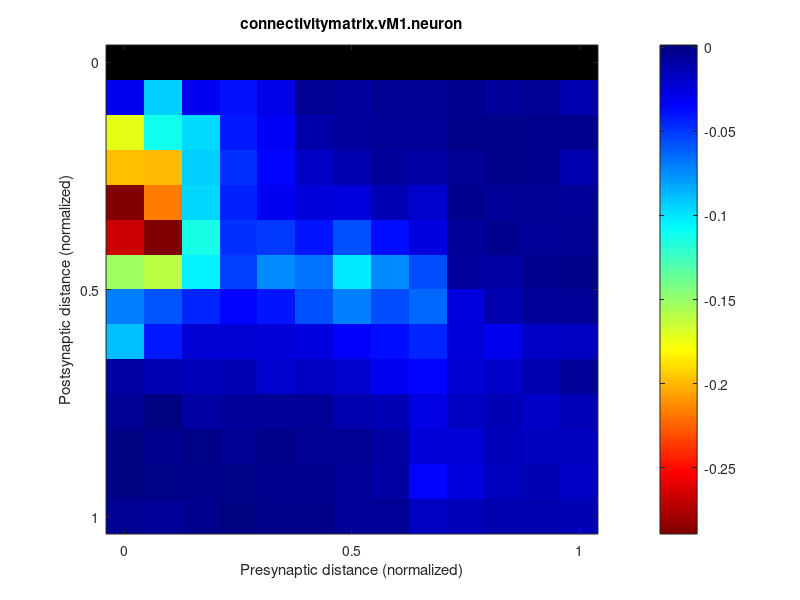
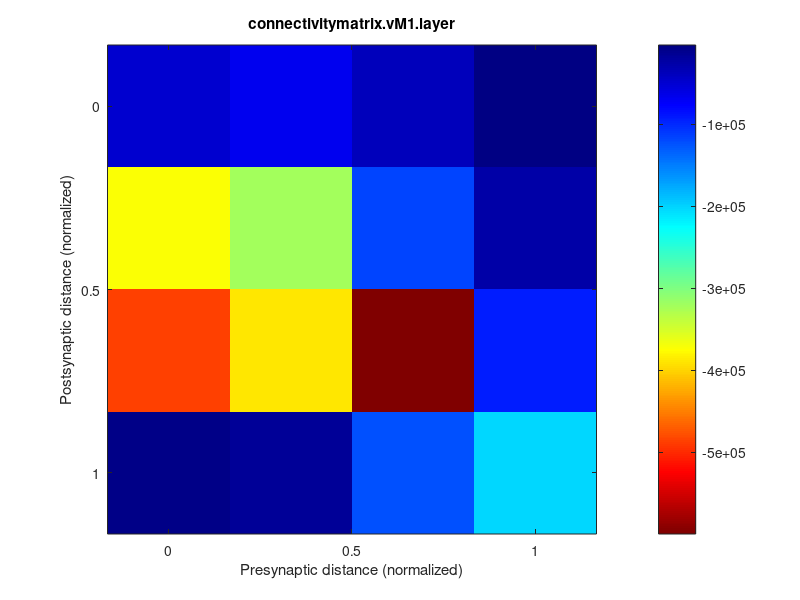
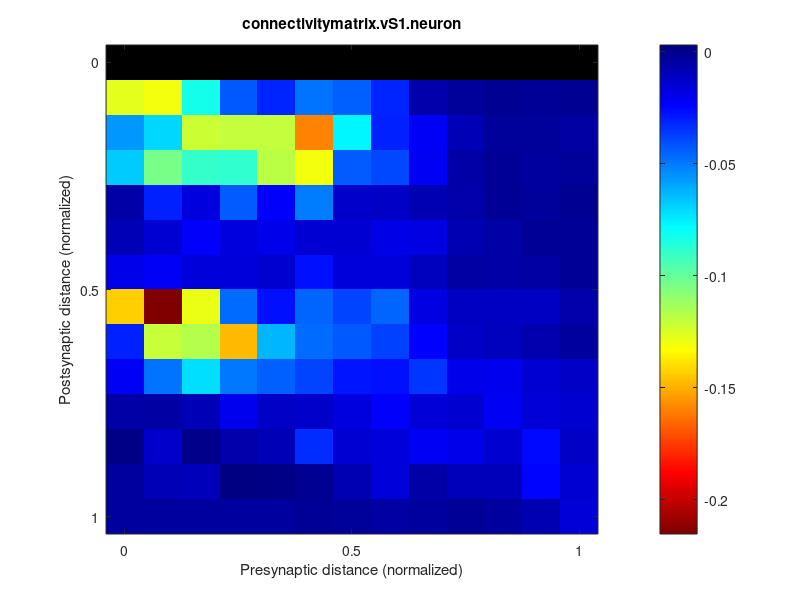
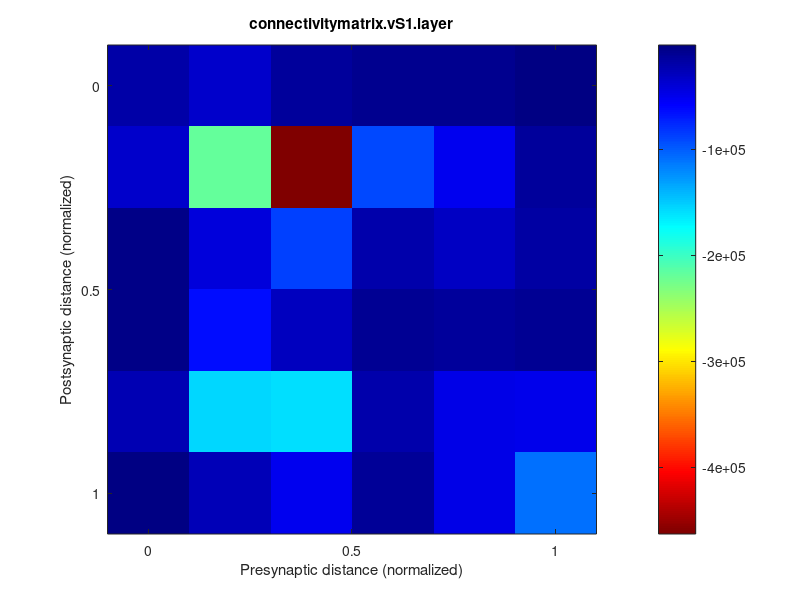

The MATLAB source for these figures, in order:
function mhconmatvalues20100928

%Based on Hooks B M, Hires S A, Zhang Y-X, Huber D, Petreanu L, Svoboda K,
%Shepherd G M G (2010 - submitted) "Laminar analysis of excitatory local 
%circuits in vibrissal motor and sensory cortical areas".
%
%Stores the values for connectivity matrices
%There are three cortical regions involved in vibrissal sensation and 
%movement (vM1, vS1, and S2) for which we computed connectivity
%matrices.  For each region there is a neuron-based and a layer-based
%connectivity matrix.
%
%Assigns the variables to the workspace
%Plots each connectivity matrix in a separate figure


connectivitymatrix.vM1.neuron=[NaN       NaN       NaN       NaN       NaN       NaN       NaN       NaN       NaN       NaN       NaN       NaN       NaN;
   -0.0304   -0.0934   -0.0308   -0.0387   -0.0279   -0.0042   -0.0077   -0.0042   -0.0039   -0.0028   -0.0060   -0.0034   -0.0121;
   -0.1727   -0.1112   -0.0970   -0.0416   -0.0326   -0.0103   -0.0073   -0.0055   -0.0054   -0.0013   -0.0020   -0.0031   -0.0031;
   -0.1981   -0.1989   -0.0937   -0.0477   -0.0352   -0.0181   -0.0115   -0.0061   -0.0094   -0.0037   -0.0021   -0.0031   -0.0123;
   -0.2879   -0.2171   -0.0961   -0.0433   -0.0307   -0.0244   -0.0250   -0.0142   -0.0206   -0.0031   -0.0044   -0.0043   -0.0047;
   -0.2666   -0.2893   -0.1143   -0.0481   -0.0507   -0.0407   -0.0569   -0.0381   -0.0258   -0.0059   -0.0030   -0.0046   -0.0034;
   -0.1527   -0.1608   -0.1037   -0.0530   -0.0747   -0.0679   -0.1015   -0.0742   -0.0559   -0.0074   -0.0080   -0.0031   -0.0020;
   -0.0705   -0.0586   -0.0443   -0.0358   -0.0403   -0.0567   -0.0705   -0.0564   -0.0642   -0.0257   -0.0114   -0.0056   -0.0054;
   -0.0889   -0.0416   -0.0219   -0.0218   -0.0235   -0.0255   -0.0334   -0.0382   -0.0447   -0.0248   -0.0301   -0.0186   -0.0173;
   -0.0080   -0.0131   -0.0155   -0.0140   -0.0204   -0.0175   -0.0210   -0.0316   -0.0359   -0.0223   -0.0193   -0.0115   -0.0054;
   -0.0039    0.0013   -0.0088   -0.0060   -0.0048   -0.0046   -0.0118   -0.0141   -0.0270   -0.0173   -0.0140   -0.0180   -0.0147;
    0.0002   -0.0030   -0.0003   -0.0043   -0.0018   -0.0036   -0.0040   -0.0087   -0.0226   -0.0230   -0.0152   -0.0168   -0.0164;
    0.0003   -0.0000   -0.0012   -0.0002   -0.0026   -0.0027   -0.0045   -0.0084   -0.0354   -0.0249   -0.0163   -0.0143   -0.0188;
   -0.0034   -0.0044   -0.0029    0.0013   -0.0020   -0.0017   -0.0054   -0.0049   -0.0171   -0.0148   -0.0122   -0.0117   -0.0138;];

connectivitymatrix.vM1.layer=1.0e+005*[-0.4861   -0.6708   -0.3636   -0.0331;
   -3.7225   -3.2168   -1.1721   -0.2561;
   -4.8596   -3.8855   -5.9974   -0.9269;
   -0.0685   -0.1716   -1.2409   -2.0142;];

connectivitymatrix.vS1.neuron=[NaN       NaN       NaN       NaN       NaN       NaN       NaN       NaN       NaN       NaN       NaN       NaN       NaN;
   -0.1270   -0.1306   -0.0827   -0.0422   -0.0318   -0.0490   -0.0446   -0.0319   -0.0063   -0.0028   -0.0011   -0.0016   -0.0009;
   -0.0566   -0.0702   -0.1222   -0.1200   -0.1202   -0.1591   -0.0764   -0.0307   -0.0218   -0.0089   -0.0026   -0.0023   -0.0042;
   -0.0676   -0.1042   -0.0891   -0.0884   -0.1184   -0.1304   -0.0431   -0.0389   -0.0213   -0.0051   -0.0020   -0.0033   -0.0024;
   -0.0051   -0.0311   -0.0174   -0.0435   -0.0226   -0.0505   -0.0131   -0.0120   -0.0075   -0.0061   -0.0018   -0.0025   -0.0012;
   -0.0083   -0.0146   -0.0232   -0.0170   -0.0197   -0.0143   -0.0142   -0.0187   -0.0179   -0.0078   -0.0048   -0.0020   -0.0015;
   -0.0196   -0.0220   -0.0159   -0.0164   -0.0134   -0.0270   -0.0165   -0.0159   -0.0106   -0.0046   -0.0053   -0.0046   -0.0013;
   -0.1436   -0.2153   -0.1286   -0.0467   -0.0276   -0.0451   -0.0385   -0.0454   -0.0180   -0.0107   -0.0112   -0.0107   -0.0058;
   -0.0308   -0.1210   -0.1165   -0.1472   -0.0629   -0.0469   -0.0428   -0.0376   -0.0241   -0.0118   -0.0105   -0.0067   -0.0035;
   -0.0212   -0.0488   -0.0714   -0.0498   -0.0442   -0.0384   -0.0281   -0.0271   -0.0351   -0.0197   -0.0203   -0.0143   -0.0123;
   -0.0051   -0.0040   -0.0086   -0.0203   -0.0116   -0.0125   -0.0168   -0.0226   -0.0154   -0.0138   -0.0212   -0.0155   -0.0133;
    0.0015   -0.0126    0.0011   -0.0057   -0.0087   -0.0332   -0.0149   -0.0160   -0.0211   -0.0193   -0.0133   -0.0255   -0.0122;
   -0.0036   -0.0081   -0.0096    0.0030    0.0015   -0.0011   -0.0078   -0.0162   -0.0052   -0.0092   -0.0094   -0.0250   -0.0149;
   -0.0030   -0.0033   -0.0035   -0.0030   -0.0038   -0.0015   -0.0022   -0.0042   -0.0033   -0.0019   -0.0035   -0.0078   -0.0152;];

connectivitymatrix.vS1.layer=1.0e+005*[-0.1803   -0.3532   -0.1350   -0.0794   -0.0701   -0.0154;
   -0.3444   -2.1938   -4.6320   -0.9099   -0.5106   -0.1237;
   -0.0436   -0.4269   -0.8707   -0.2070   -0.3143   -0.1608;
   -0.0468   -0.6434   -0.2865   -0.0959   -0.1290   -0.0904;
   -0.2455   -1.5502   -1.5988   -0.2029   -0.4798   -0.5012;
   -0.0296   -0.2624   -0.5109   -0.1061   -0.4726   -1.0880;];

connectivitymatrix.S2.neuron=[NaN       NaN       NaN       NaN       NaN       NaN       NaN       NaN       NaN       NaN       NaN       NaN       NaN;
   -0.0591   -0.1308   -0.1832   -0.0557   -0.0650   -0.0477   -0.0544   -0.0248   -0.0092   -0.0057   -0.0058   -0.0039   -0.0136;
   -0.1604   -0.1631   -0.1704   -0.1391   -0.1210   -0.0944   -0.0793   -0.0399   -0.0163   -0.0059   -0.0042   -0.0030   -0.0045;
   -0.0781   -0.1021   -0.1465   -0.1358   -0.1634   -0.1264   -0.1001   -0.0916   -0.0343   -0.0134   -0.0137   -0.0125   -0.0074;
   -0.1078   -0.1754   -0.2208   -0.1234   -0.2358   -0.1397   -0.1476   -0.1118   -0.0525   -0.0202   -0.0125   -0.0068   -0.0062;
   -0.0334   -0.0347   -0.0651   -0.0685   -0.0614   -0.0814   -0.0490   -0.0600   -0.0489   -0.0232   -0.0160   -0.0102   -0.0047;
   -0.1553   -0.1627   -0.0973   -0.0516   -0.0871   -0.1659   -0.1604   -0.0853   -0.0585   -0.0415   -0.0332   -0.0294   -0.0157;
   -0.1920   -0.3733   -0.2269   -0.1106   -0.0683   -0.1014   -0.2215   -0.1143   -0.0643   -0.0251   -0.0272   -0.0240   -0.0073;
   -0.0774   -0.3233   -0.4035   -0.1430   -0.0730   -0.0619   -0.1745   -0.1421   -0.0618   -0.0424   -0.0451   -0.0238   -0.0061;
   -0.0364   -0.1039   -0.1911   -0.0969   -0.0637   -0.0518   -0.1674   -0.1168   -0.0499   -0.0439   -0.0653   -0.0415   -0.0140;
   -0.0225   -0.1137   -0.0527   -0.0238   -0.0378   -0.0594   -0.0298   -0.0779   -0.0778   -0.0387   -0.0505   -0.0436   -0.0228;
   -0.0109   -0.0018   -0.0086   -0.0151   -0.0167   -0.0321   -0.0384   -0.0747   -0.1022   -0.0605   -0.0283   -0.0223   -0.0279;
   -0.0112   -0.0113   -0.0148   -0.0091   -0.0137   -0.0240   -0.0641   -0.0736   -0.0705   -0.0430   -0.0318   -0.0383   -0.0258;
   -0.0087   -0.0112   -0.0094   -0.0062   -0.0119   -0.0137   -0.0252   -0.0217   -0.0256   -0.0318   -0.0212   -0.0149   -0.0219;];

connectivitymatrix.S2.layer=1.0e+005*[-1.3149   -0.9112   -1.1729   -0.4420   -0.2175   -0.2535;
   -0.9569   -1.1056   -2.1124   -0.6964   -0.6252   -0.4760;
   -0.7033   -0.9021   -1.9951   -0.7609   -0.9807   -0.8880;
   -0.7991   -0.2735   -0.5836   -0.7011   -0.7227   -0.8317;
   -3.7910   -4.6571   -2.8148   -2.0091   -3.3479   -4.4772;
   -0.2924   -0.2949   -0.8099   -1.0271   -4.0796   -7.1397;];

figure, imagesc([0 1],[0 1],connectivitymatrix.vM1.neuron),colormap(flipud(jet(256))),colorbar,title('connectivitymatrix.vM1.neuron');
daspect([1 1 1]);
hold on;
set(gca,'XTick',[0 0.5 1],'YTick',[0 0.5 1]);
xlabel('Presynaptic distance (normalized)');
ylabel('Postsynaptic distance (normalized)');
figure, imagesc([0 1],[0 1],connectivitymatrix.vM1.layer),colormap(flipud(jet(256))),colorbar,title('connectivitymatrix.vM1.layer');
daspect([1 1 1]);
hold on;
set(gca,'XTick',[0 0.5 1],'YTick',[0 0.5 1]);
xlabel('Presynaptic distance (normalized)');
ylabel('Postsynaptic distance (normalized)');

figure, imagesc([0 1],[0 1],connectivitymatrix.vS1.neuron),colormap(flipud(jet(256))),colorbar,title('connectivitymatrix.vS1.neuron');
daspect([1 1 1]);
hold on;
set(gca,'XTick',[0 0.5 1],'YTick',[0 0.5 1]);
xlabel('Presynaptic distance (normalized)');
ylabel('Postsynaptic distance (normalized)');
figure, imagesc([0 1],[0 1],connectivitymatrix.vS1.layer),colormap(flipud(jet(256))),colorbar,title('connectivitymatrix.vS1.layer');
daspect([1 1 1]);
hold on;
set(gca,'XTick',[0 0.5 1],'YTick',[0 0.5 1]);
xlabel('Presynaptic distance (normalized)');
ylabel('Postsynaptic distance (normalized)');

figure, imagesc([0 1],[0 1],connectivitymatrix.S2.neuron),colormap(flipud(jet(256))),colorbar,title('connectivitymatrix.S2.neuron');
daspect([1 1 1]);
hold on;
set(gca,'XTick',[0 0.5 1],'YTick',[0 0.5 1]);
xlabel('Presynaptic distance (normalized)');
ylabel('Postsynaptic distance (normalized)');
figure, imagesc([0 1],[0 1],connectivitymatrix.S2.layer),colormap(flipud(jet(256))),colorbar,title('connectivitymatrix.S2.layer');
daspect([1 1 1]);
hold on;
set(gca,'XTick',[0 0.5 1],'YTick',[0 0.5 1]);
xlabel('Presynaptic distance (normalized)');
ylabel('Postsynaptic distance (normalized)');

assignin('base', 'connectivitymatrix', connectivitymatrix);
